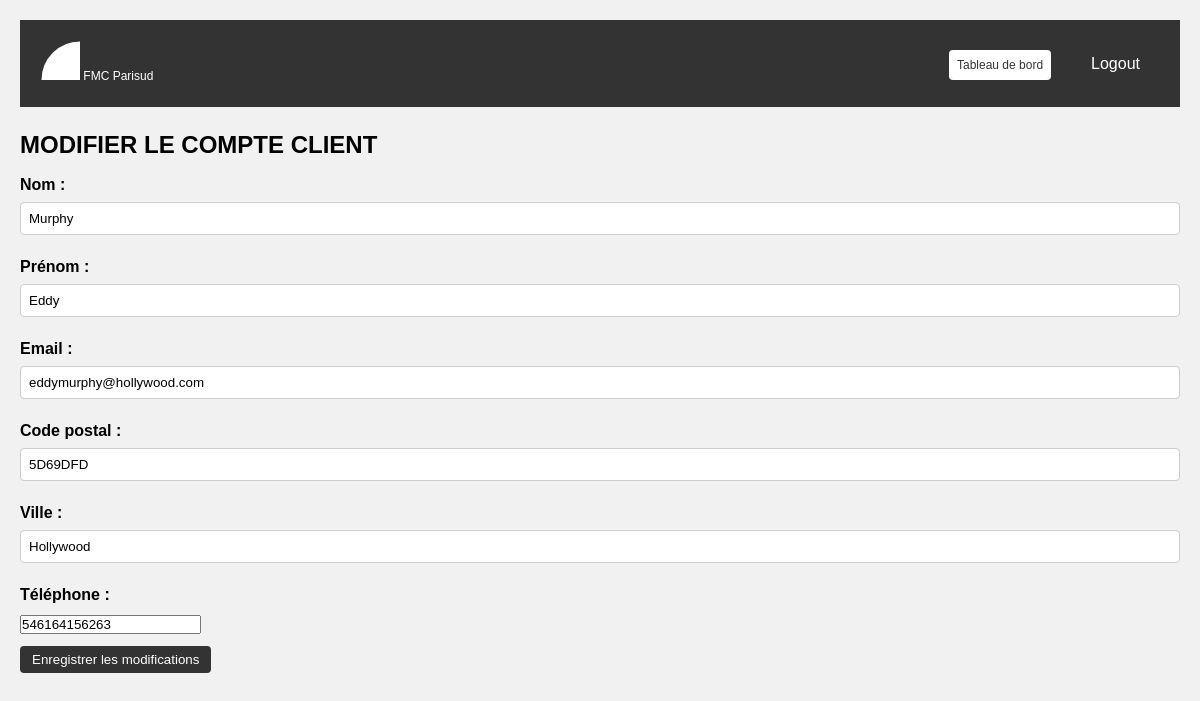
The page /edit_customer.php?customer_id=11 (signed in) on the database its author committed.
### tables this page shows
CREATE TABLE `customers` (
  `id` int NOT NULL,
  `email` varchar(255) NOT NULL,
  `lastname` varchar(255) NOT NULL,
  `firstname` varchar(255) NOT NULL,
  `birth_date` date NOT NULL,
  `address` varchar(255) NOT NULL,
  `address_comp` varchar(255) NOT NULL,
  `zip` varchar(255) NOT NULL,
  `city` varchar(255) NOT NULL,
  `phone` varchar(255) NOT NULL,
  `gpdr` tinyint(1) NOT NULL,
  `created_at` datetime NOT NULL DEFAULT CURRENT_TIMESTAMP,
  `advisors_id` int NOT NULL
);

### edit_customer.php (the view, shortened to what this page needs)
<?php
require 'includes/connection.php';
$email = $_SESSION['email'];
if (isset($_GET['customer_id'])) {
    $customer_id = $_GET['customer_id'];
} else {
    header("Location: error.php");
    exit();
}
$sql = "SELECT * FROM customers WHERE id = :customer_id AND advisors_id = (SELECT id FROM advisors WHERE email = :email)";
$query = $db->prepare($sql);
$query->bindValue(':customer_id', $customer_id, PDO::PARAM_INT);
$query->bindValue(':email', $email, PDO::PARAM_STR);
$query->execute();
$customer = $query->fetch(PDO::FETCH_ASSOC);
?>
<!DOCTYPE html>
<html lang="fr">
<head>
    <link rel="stylesheet" href="./css/styles.min.css">
</head>
<body>
    <nav>
        <div>
            <a href=""><svg height="50" width="50">
                    <circle cx="50" cy="50" r="40" stroke="#333" stroke-width="3" fill="#fff" />
                </svg> FMC Parisud</a>
        </div>
        <ul id="advisor-actions" style="list-style-type: none; display:flex;">
            <li><a class="account-actions" href="home.php">Tableau de bord</a></li>
            <li><a class="logout" href="logout.php">Logout</a></li>
        </ul>
    </nav>
    <h2>MODIFIER LE COMPTE CLIENT</h2>
    <form method="POST" action="">
        <div>
            <label for="lastname">Nom :</label>
            <input type="text" id="lastname" name="lastname" value="<?php echo $customer['lastname']; ?>" required>
        </div>
        <div>
            <label for="firstname">Prénom :</label>
            <input type="text" id="firstname" name="firstname" value="<?php echo $customer['firstname']; ?>" required>
        </div>
        <div>
            <label for="email">Email :</label>
            <input type="email" id="email" name="email" value="<?php echo $customer['email']; ?>" required>
        </div>
        <div>
            <label for="zip">Code postal :</label>
            <input type="text" id="zip" name="zip" value="<?php echo $customer['zip']; ?>" required>
        </div>
        <div>
            <label for="city">Ville :</label>
            <input type="text" id="city" name="city" value="<?php echo $customer['city']; ?>" required>
        </div>
        <div>
            <label for="phone">Téléphone :</label>
            <input type="tel" id="phone" name="phone" value="<?php echo $customer['phone']; ?>" required>
        </div>
        <div>
            <button type="submit">Enregistrer les modifications</button>
        </div>
    </form>
</body>
</html>

### rows shown on the page
customers: lastname "Murphy", firstname "Eddy", email "eddymurphy@hollywood.com", zip "5D69DFD", city "Hollywood", phone "546164156263"
